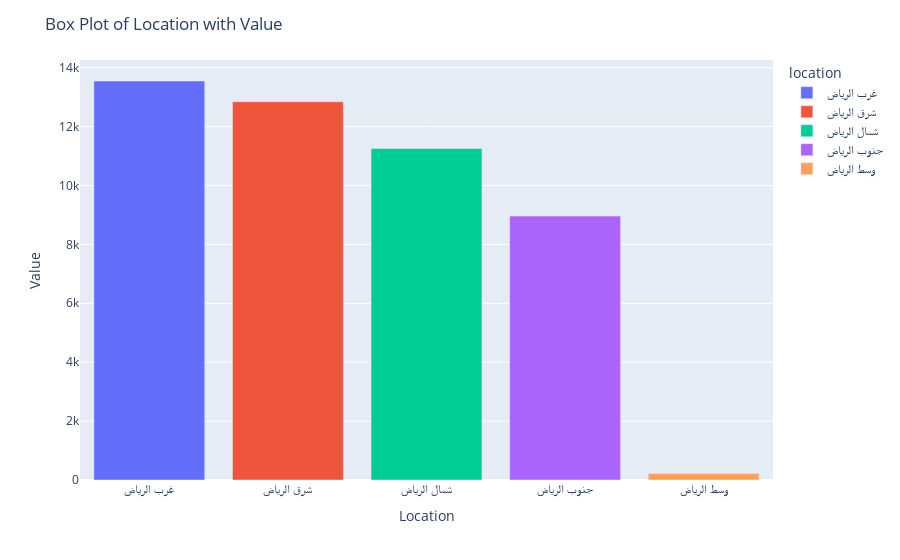

This figure's notebook cell:
### Code cell
fig = px.bar(location_counts, x='location', y='count', color='location')

fig.update_layout(title='Box Plot of Location with Value',
                  xaxis_title='Location', yaxis_title='con')

fig.show()

### Figure 1 — Plotly figure (JSON) as saved in the notebook; plotly's stock layout.template omitted (floating-point values rounded to 4 significant figures)
{"data": [{"alignmentgroup": "True", "hovertemplate": "location=%{x}<br>count=%{y}<extra></extra>", "legendgroup": "غرب الرياض", "marker": {"color": "#636efa", "pattern": {"shape": ""}}, "name": "غرب الرياض", "offsetgroup": "غرب الرياض", "orientation": "v", "showlegend": true, "textposition": "auto", "type": "bar", "x": ["غرب الرياض"], "xaxis": "x", "y": [13548], "yaxis": "y"}, {"alignmentgroup": "True", "hovertemplate": "location=%{x}<br>count=%{y}<extra></extra>", "legendgroup": "شرق الرياض", "marker": {"color": "#EF553B", "pattern": {"shape": ""}}, "name": "شرق الرياض", "offsetgroup": "شرق الرياض", "orientation": "v", "showlegend": true, "textposition": "auto", "type": "bar", "x": ["شرق الرياض"], "xaxis": "x", "y": [12844], "yaxis": "y"}, {"alignmentgroup": "True", "hovertemplate": "location=%{x}<br>count=%{y}<extra></extra>", "legendgroup": "شمال الرياض", "marker": {"color": "#00cc96", "pattern": {"shape": ""}}, "name": "شمال الرياض", "offsetgroup": "شمال الرياض", "orientation": "v", "showlegend": true, "textposition": "auto", "type": "bar", "x": ["شمال الرياض"], "xaxis": "x", "y": [11254], "yaxis": "y"}, {"alignmentgroup": "True", "hovertemplate": "location=%{x}<br>count=%{y}<extra></extra>", "legendgroup": "جنوب الرياض", "marker": {"color": "#ab63fa", "pattern": {"shape": ""}}, "name": "جنوب الرياض", "offsetgroup": "جنوب الرياض", "orientation": "v", "showlegend": true, "textposition": "auto", "type": "bar", "x": ["جنوب الرياض"], "xaxis": "x", "y": [8960], "yaxis": "y"}, {"alignmentgroup": "True", "hovertemplate": "location=%{x}<br>count=%{y}<extra></extra>", "legendgroup": "وسط الرياض", "marker": {"color": "#FFA15A", "pattern": {"shape": ""}}, "name": "وسط الرياض", "offsetgroup": "وسط الرياض", "orientation": "v", "showlegend": true, "textposition": "auto", "type": "bar", "x": ["وسط الرياض"], "xaxis": "x", "y": [220], "yaxis": "y"}], "layout": {"barmode": "relative", "legend": {"title": {"text": "location"}, "tracegroupgap": 0}, "margin": {"t": 60}, "title": {"text": "Box Plot of Location with Value"}, "xaxis": {"anchor": "y", "categoryarray": ["غرب الرياض", "شرق الرياض", "شمال الرياض", "جنوب الرياض", "وسط الرياض"], "categoryorder": "array", "domain": [0, 1], "title": {"text": "Location"}}, "yaxis": {"anchor": "x", "domain": [0, 1], "title": {"text": "Value"}}}}
